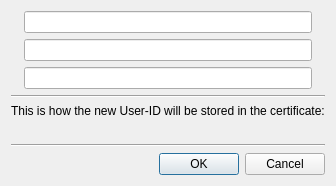
<ui version="4.0" >
 <class>AddUserIDDialog</class>
 <widget class="QDialog" name="AddUserIDDialog" >
  <property name="windowTitle" >
   <string>Add New User-ID</string>
  </property>
  <layout class="QGridLayout" >
   <item row="0" column="0" >
    <widget class="QLabel" name="nameLB" >
     <property name="buddy" >
      <cstring>nameLE</cstring>
     </property>
    </widget>
   </item>
   <item row="0" column="1" >
    <widget class="QLineEdit" name="nameLE" />
   </item>
   <item row="1" column="0" >
    <widget class="QLabel" name="emailLB" >
     <property name="buddy" >
      <cstring>emailLE</cstring>
     </property>
    </widget>
   </item>
   <item row="1" column="1" >
    <widget class="QLineEdit" name="emailLE" />
   </item>
   <item row="2" column="0" >
    <widget class="QLabel" name="commentLB" >
     <property name="buddy" >
      <cstring>commentLE</cstring>
     </property>
    </widget>
   </item>
   <item row="2" column="1" >
    <widget class="QLineEdit" name="commentLE" />
   </item>
   <item row="3" column="0" colspan="3" >
    <widget class="Line" name="line" >
     <property name="orientation" >
      <enum>Qt::Horizontal</enum>
     </property>
    </widget>
   </item>
   <item row="4" column="0" colspan="3" >
    <widget class="QLabel" name="label_4" >
     <property name="text" >
      <string>This is how the new User-ID will be stored in the certificate:</string>
     </property>
    </widget>
   </item>
   <item row="9" column="0" colspan="2" >
    <spacer>
     <property name="orientation" >
      <enum>Qt::Vertical</enum>
     </property>
     <property name="sizeHint" stdset="0" >
      <size>
       <width>20</width>
       <height>0</height>
      </size>
     </property>
    </spacer>
   </item>
   <item row="12" column="0" colspan="3" >
    <layout class="QHBoxLayout" name="horizontalLayout" >
     <item>
      <widget class="QLabel" name="errorLB" >
       <property name="sizePolicy" >
        <sizepolicy vsizetype="Preferred" hsizetype="MinimumExpanding" >
         <horstretch>0</horstretch>
         <verstretch>0</verstretch>
        </sizepolicy>
       </property>
       <property name="palette" >
        <palette>
         <active>
          <colorrole role="WindowText" >
           <brush brushstyle="SolidPattern" >
            <color alpha="255" >
             <red>255</red>
             <green>0</green>
             <blue>0</blue>
            </color>
           </brush>
          </colorrole>
         </active>
         <inactive>
          <colorrole role="WindowText" >
           <brush brushstyle="SolidPattern" >
            <color alpha="255" >
             <red>255</red>
             <green>0</green>
             <blue>0</blue>
            </color>
           </brush>
          </colorrole>
         </inactive>
         <disabled>
          <colorrole role="WindowText" >
           <brush brushstyle="SolidPattern" >
            <color alpha="255" >
             <red>114</red>
             <green>114</green>
             <blue>114</blue>
            </color>
           </brush>
          </colorrole>
         </disabled>
        </palette>
       </property>
      </widget>
     </item>
     <item>
      <widget class="QDialogButtonBox" name="buttonBox" >
       <property name="sizePolicy" >
        <sizepolicy vsizetype="Fixed" hsizetype="Fixed" >
         <horstretch>0</horstretch>
         <verstretch>0</verstretch>
        </sizepolicy>
       </property>
       <property name="orientation" >
        <enum>Qt::Horizontal</enum>
       </property>
       <property name="standardButtons" >
        <set>QDialogButtonBox::Cancel|QDialogButtonBox::Ok</set>
       </property>
      </widget>
     </item>
    </layout>
   </item>
   <item row="6" column="0" colspan="2" >
    <widget class="QLabel" name="resultLB" >
     <property name="minimumSize" >
      <size>
       <width>300</width>
       <height>0</height>
      </size>
     </property>
     <property name="font" >
      <font>
       <weight>75</weight>
       <bold>true</bold>
      </font>
     </property>
     <property name="textFormat" >
      <enum>Qt::PlainText</enum>
     </property>
     <property name="alignment" >
      <set>Qt::AlignCenter</set>
     </property>
    </widget>
   </item>
   <item row="7" column="0" colspan="3" >
    <widget class="Line" name="line_2" >
     <property name="orientation" >
      <enum>Qt::Horizontal</enum>
     </property>
    </widget>
   </item>
   <item row="0" column="2" >
    <widget class="QLabel" name="nameRequiredLB" />
   </item>
   <item row="1" column="2" >
    <widget class="QLabel" name="emailRequiredLB" />
   </item>
   <item row="2" column="2" >
    <widget class="QLabel" name="commentRequiredLB" />
   </item>
  </layout>
 </widget>
 <resources/>
 <connections>
  <connection>
   <sender>buttonBox</sender>
   <signal>accepted()</signal>
   <receiver>AddUserIDDialog</receiver>
   <slot>accept()</slot>
   <hints>
    <hint type="sourcelabel" >
     <x>236</x>
     <y>203</y>
    </hint>
    <hint type="destinationlabel" >
     <x>157</x>
     <y>212</y>
    </hint>
   </hints>
  </connection>
  <connection>
   <sender>buttonBox</sender>
   <signal>rejected()</signal>
   <receiver>AddUserIDDialog</receiver>
   <slot>reject()</slot>
   <hints>
    <hint type="sourcelabel" >
     <x>325</x>
     <y>203</y>
    </hint>
    <hint type="destinationlabel" >
     <x>286</x>
     <y>212</y>
    </hint>
   </hints>
  </connection>
 </connections>
 <slots>
  <slot>slotUserIDChanged()</slot>
 </slots>
</ui>
